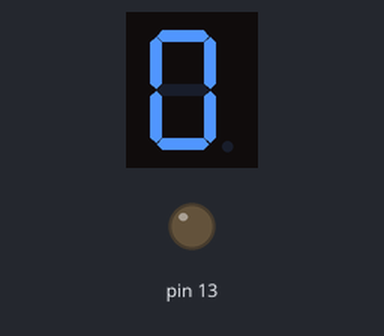
The sketch below on a simulated Arduino Uno, built with avr-gcc and run on an emulated ATmega328P. Parts: 1-digit seven-segment display, output pins drawn as LEDs (lit = HIGH). Wiring (inferred from the names in the program): 1-digit 7-segment display, segments lit when LOW: segments pin 2, pin 3, pin 6, pin 5, pin 4, pin 1, pin 0. The segment pins are drawn as the display they are named for; pins used as bus, display or sensor lines are not drawn.

Above: at 0.1 s.
At 9.1 s:
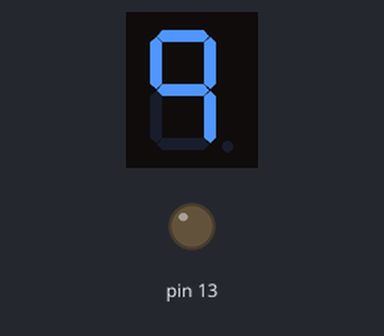
At 18.1 s:
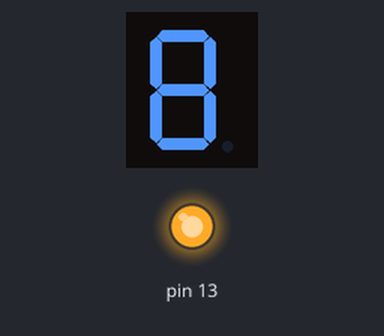
At 39.1 s:
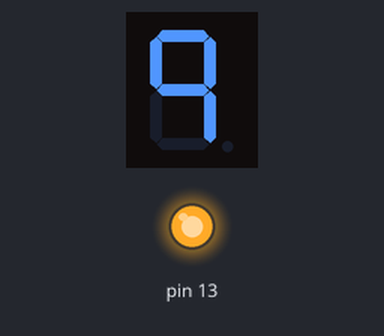
Timing chart, 0 to 40.0 s (numbered marks = the images above):
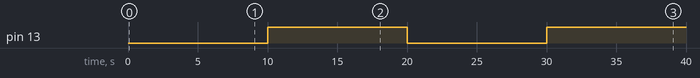

The sketch:

_7_segmentos.ino
```cpp
//Se declaran los pines de acuerdo a las letras del diagrama del display
int a = 2;
int b = 3;
int c = 6;
int d = 5;
int e = 4;
int f = 1;
int g = 0;

int tiempo = 1000;

void setup(){ //Se configuran todos los pin como salidas
pinMode(13,OUTPUT);

pinMode(a, OUTPUT);
pinMode(b, OUTPUT);
pinMode(c, OUTPUT);
pinMode(d, OUTPUT);
pinMode(e, OUTPUT);
pinMode(f, OUTPUT);
pinMode(g, OUTPUT);
}

void loop(){ //Empezara a contar desde el 0
//Cero
//Aqui es donde cada segmento se gestiona y de acuerdo a como se indique en esta parte es lo que
//se vera reflejado en el display, solo bastara con dibujar cada numero uno por uno
digitalWrite(a,LOW);
digitalWrite(b,LOW);
digitalWrite(c,LOW);
digitalWrite(d,LOW);
digitalWrite(e,LOW);
digitalWrite(f,LOW);
digitalWrite(g,HIGH);
delay(tiempo);

//Uno
digitalWrite(a,HIGH);
digitalWrite(b,LOW);
digitalWrite(c,LOW);
digitalWrite(d,HIGH);
digitalWrite(e,HIGH);
digitalWrite(f,HIGH);
digitalWrite(g,HIGH);
delay(tiempo);

//Dos
digitalWrite(a,LOW);
digitalWrite(b,LOW);
digitalWrite(c,HIGH);
digitalWrite(d,LOW);
digitalWrite(e,LOW);
digitalWrite(f,HIGH);
digitalWrite(g,LOW);
delay(tiempo);

//Tres
digitalWrite(a,LOW);
digitalWrite(b,LOW);
digitalWrite(c,LOW);
digitalWrite(d,LOW);
digitalWrite(e,HIGH);
digitalWrite(f,HIGH);
digitalWrite(g,LOW);
delay(tiempo);

//Cuatro
digitalWrite(a,HIGH);
digitalWrite(b,LOW);
digitalWrite(c,LOW);
digitalWrite(d,HIGH);
digitalWrite(e,HIGH);
digitalWrite(f,LOW);
digitalWrite(g,LOW);
delay(tiempo);

//Cinco
digitalWrite(a,LOW);
digitalWrite(b,HIGH);
digitalWrite(c,LOW);
digitalWrite(d,LOW);
digitalWrite(e,HIGH);
digitalWrite(f,LOW);
digitalWrite(g,LOW);
delay(tiempo);

//Seis
digitalWrite(a,LOW);
digitalWrite(b,HIGH);
digitalWrite(c,LOW);
digitalWrite(d,LOW);
digitalWrite(e,LOW);
digitalWrite(f,LOW);
digitalWrite(g,LOW);
delay(tiempo);

//Siete
digitalWrite(a,LOW);
digitalWrite(b,LOW);
digitalWrite(c,LOW);
digitalWrite(d,HIGH);
digitalWrite(e,HIGH);
digitalWrite(f,HIGH);
digitalWrite(g,HIGH);
delay(tiempo);

//Ocho
digitalWrite(a,LOW);
digitalWrite(b,LOW);
digitalWrite(c,LOW);
digitalWrite(d,LOW);
digitalWrite(e,LOW);
digitalWrite(f,LOW);
digitalWrite(g,LOW);
delay(tiempo);

//Nueve
digitalWrite(a,LOW);
digitalWrite(b,LOW);
digitalWrite(c,LOW);
digitalWrite(d,HIGH);
digitalWrite(e,HIGH);
digitalWrite(f,LOW);
digitalWrite(g,LOW);
delay(tiempo);

//digitalWrite(13,HIGH);
if(digitalRead(13) == LOW)
  digitalWrite(13,HIGH);
else
  digitalWrite(13,LOW);

}
```

Measured:
- by itself, pin 13: LOW → HIGH at 10.0 s, → LOW 10.0 s later, → HIGH 10.0 s later
- what the display in image 1 shows lasts 1.0 s, from 9.0 s to 10.0 s
